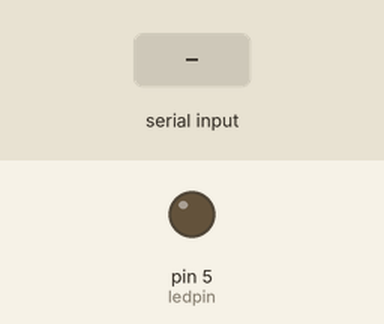
Recording of a sketch running on a simulated Arduino Uno, built with avr-gcc and run on an emulated ATmega328P. Parts: output pins drawn as LEDs (lit = HIGH). Dashed ring = blinking. The inputs (shaded band) are chosen by the test bench.

Above: at 1.2 s.
1.3 s: "blink" received over Serial
At 1.7 s:
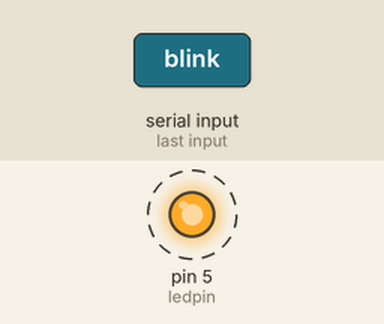
4.3 s: "turn on" received over Serial
At 5.2 s:
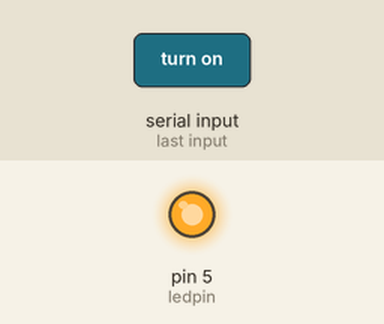
5.8 s: "turn off" received over Serial
At 6.7 s:
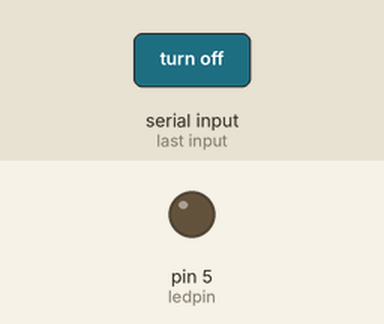
Timing chart, 0 to 8.8 s (numbered marks = the images above; inputs shaded):
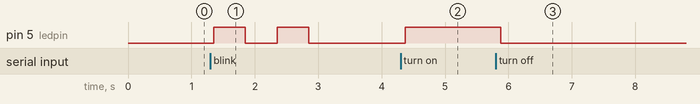

The sketch:

T2.ino
```cpp
//Example 2, Voice commands
String voice;
int ledpin = 5;

void setup()
{
  Serial.begin(9600);
  pinMode(ledpin, OUTPUT);
}

void loop() {
  while (Serial.available()){   //Check if there is an available byte to read
    delay(10);                   //Delay added to make thing stable
    char c = Serial.read();      //Conduct a serial read
    if (c == '#') {break;}       //Exit the loop when the # is detected after the word
    voice += c;                  //Shorthand for voice = voice + c
  }

  if (voice.length() > 0){
    if(voice == "turn on"){//                                FOR RED COLOUR OF THE LED
      digitalWrite(ledpin,HIGH);
    }
    else if(voice=="turn off"){
      digitalWrite(ledpin,LOW);
    }
    else if(voice=="blink"){
      digitalWrite(ledpin, HIGH);
      delay(500);
      digitalWrite(ledpin,LOW);
      delay(500);
      digitalWrite(ledpin, HIGH);
      delay(500);
      digitalWrite(ledpin,LOW);
    }
  voice="";  //Reset the variable after initiating
 }
}


////Example 1, use HC-08 to control an LED connected to MSP430
//char val; // variable to receive data from the serial port
//int ledpin = 5; // LED connected to pin 5
//
//void setup() {
//
//  pinMode(ledpin, OUTPUT);  // pin 48 (on-board LED) as OUTPUT
//  Serial.begin(9600);       // start serial communication at 9600bps
//}
//
//void loop() {
//
//  if( Serial.available() )       // if data is available to read
//  {
//    val = Serial.read();         // read it and store it in 'val'
//  }
//  if( val == 'H' )               // if 'H' was received
//  {
//    digitalWrite(ledpin, HIGH);  // turn ON the LED
//  } else {
//    digitalWrite(ledpin, LOW);   // otherwise turn it OFF
//  }
//  delay(1000);                    // wait 100ms for next reading
//}
```

T1.ino
```cpp
//// Example 2, analog input
//int sensorPin = A0;    // select the input pin for the potentiometer
//int sensorValue = 0;  // variable to store the value coming from the sensor
//
//void setup() {
//  // declare the 14 pin as an OUTPUT:
//  pinMode(14, OUTPUT);
//  Serial.begin(9600);
//}
//
//void loop() {
//  // read the value from the sensor:
//  sensorValue = analogRead(sensorPin);
//  // turn the ledPin on
//  digitalWrite(14, HIGH);
//  // stop the program for <sensorValue> milliseconds:
//  delay(sensorValue);
//  // turn the ledPin off:
//  digitalWrite(14, LOW);
//  // stop the program for for <sensorValue> milliseconds:
//  delay(sensorValue);
//  Serial.println(sensorValue);
//}

////Example 1, serial test
//void setup() {
//  Serial.begin(9600);
//}
//void loop() {
//  Serial.println("test");
//  delay(1000);
//}
```

Measured:
- after the input at 1.3 s, pin 5 (ledpin): alternates HIGH for 0.50 s and LOW for 0.50 s, 4 changes in all, then stays LOW, starting after 0.05 s
- after the input at 4.3 s, pin 5 (ledpin): LOW → HIGH after 0.07 s
- after the input at 5.8 s, pin 5 (ledpin): HIGH → LOW after 0.08 s
